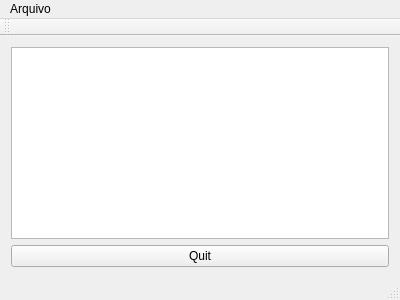
<?xml version="1.0" encoding="UTF-8"?>
<ui version="4.0">
 <class>Notepad</class>
 <widget class="QMainWindow" name="Notepad">
  <property name="geometry">
   <rect>
    <x>0</x>
    <y>0</y>
    <width>400</width>
    <height>300</height>
   </rect>
  </property>
  <property name="windowTitle">
   <string>Notepad</string>
  </property>
  <widget class="QWidget" name="centralWidget">
   <layout class="QVBoxLayout" name="verticalLayout">
    <item>
     <widget class="QTextEdit" name="textEdit"/>
    </item>
    <item>
     <widget class="QPushButton" name="quitButton">
      <property name="text">
       <string>Quit</string>
      </property>
     </widget>
    </item>
   </layout>
  </widget>
  <widget class="QMenuBar" name="menuBar">
   <property name="geometry">
    <rect>
     <x>0</x>
     <y>0</y>
     <width>400</width>
     <height>25</height>
    </rect>
   </property>
   <widget class="QMenu" name="menuArquivo">
    <property name="title">
     <string>Arquivo</string>
    </property>
    <addaction name="actionLer"/>
    <addaction name="actionSalvar"/>
    <addaction name="separator"/>
    <addaction name="actionSair"/>
   </widget>
   <addaction name="menuArquivo"/>
  </widget>
  <widget class="QToolBar" name="mainToolBar">
   <attribute name="toolBarArea">
    <enum>TopToolBarArea</enum>
   </attribute>
   <attribute name="toolBarBreak">
    <bool>false</bool>
   </attribute>
  </widget>
  <widget class="QStatusBar" name="statusBar"/>
  <action name="actionLer">
   <property name="text">
    <string>Ler</string>
   </property>
  </action>
  <action name="actionSalvar">
   <property name="text">
    <string>Salvar</string>
   </property>
  </action>
  <action name="actionSair">
   <property name="text">
    <string>Sair</string>
   </property>
   <property name="shortcut">
    <string>Esc</string>
   </property>
  </action>
 </widget>
 <layoutdefault spacing="6" margin="11"/>
 <resources/>
 <connections/>
</ui>
